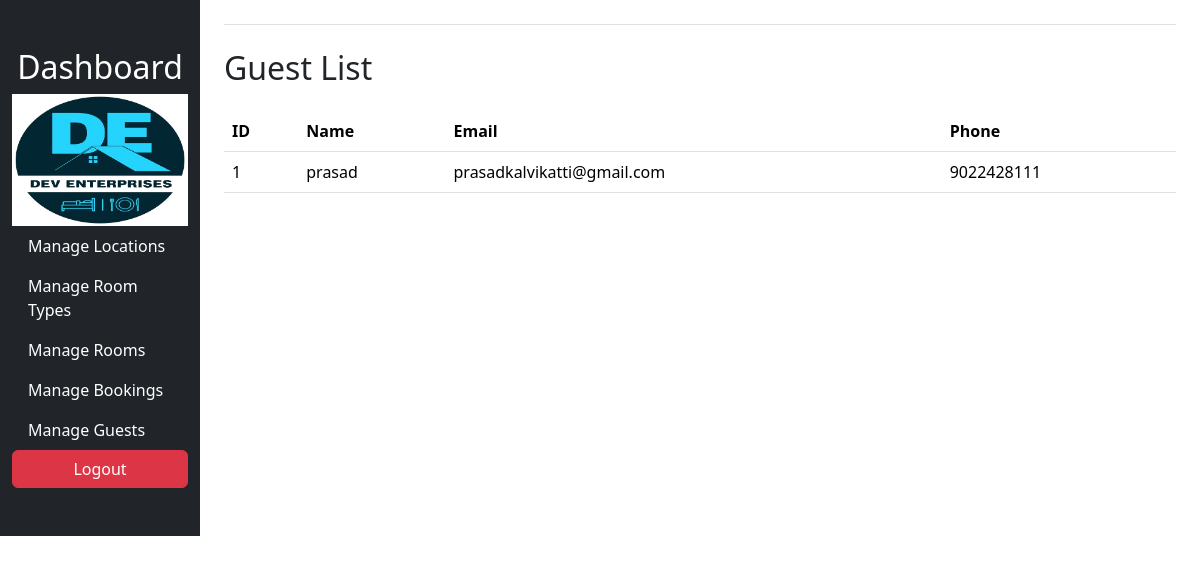
The page /admin/dashboard.php?page=manage_guest (signed in) on the database as committed earlier.
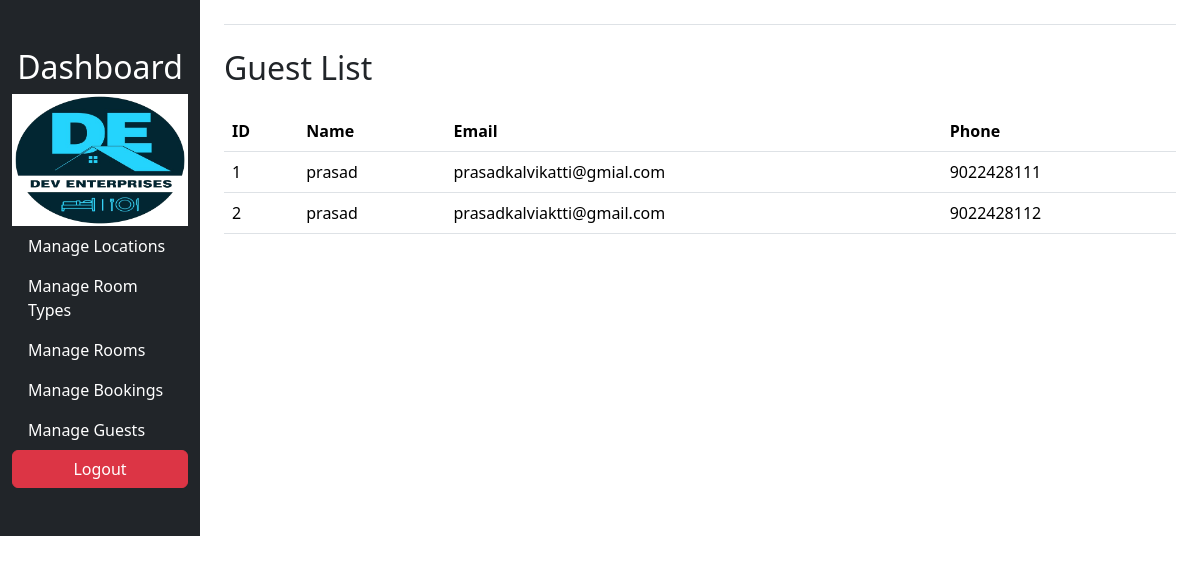
The same page on the database as committed later.
### tables this page shows
CREATE TABLE `guests` (
  `id` int(11) NOT NULL,
  `name` varchar(100) NOT NULL,
  `email` varchar(100) NOT NULL,
  `phone` varchar(15) NOT NULL
);

### admin/manage_guest.php (the view, shortened to what this page needs)
<?php
require 'config.php';
$guests = $conn->query("SELECT * FROM guests");
?>
    <h2 class="my-4">Guest List</h2>
    <table class="table">
        <tr>
            <th>ID</th>
            <th>Name</th>
            <th>Email</th>
            <th>Phone</th>
        </tr>
        <?php while ($guest = $guests->fetch_assoc()) { ?>
        <tr>
            <td><?php echo $guest['id']; ?></td>
            <td><?php echo $guest['name']; ?></td>
            <td><?php echo $guest['email']; ?></td>
            <td><?php echo $guest['phone']; ?></td>
        </tr>
        <?php } ?>
    </table>

Rows that differ between the two databases and show on the page:
changed guests id 1: email "prasadkalvikatti@gmail.com" → "prasadkalvikatti@gmial.com"
added guests: id "2", name "prasad", email "prasadkalviaktti@gmail.com", phone "9022428112"
